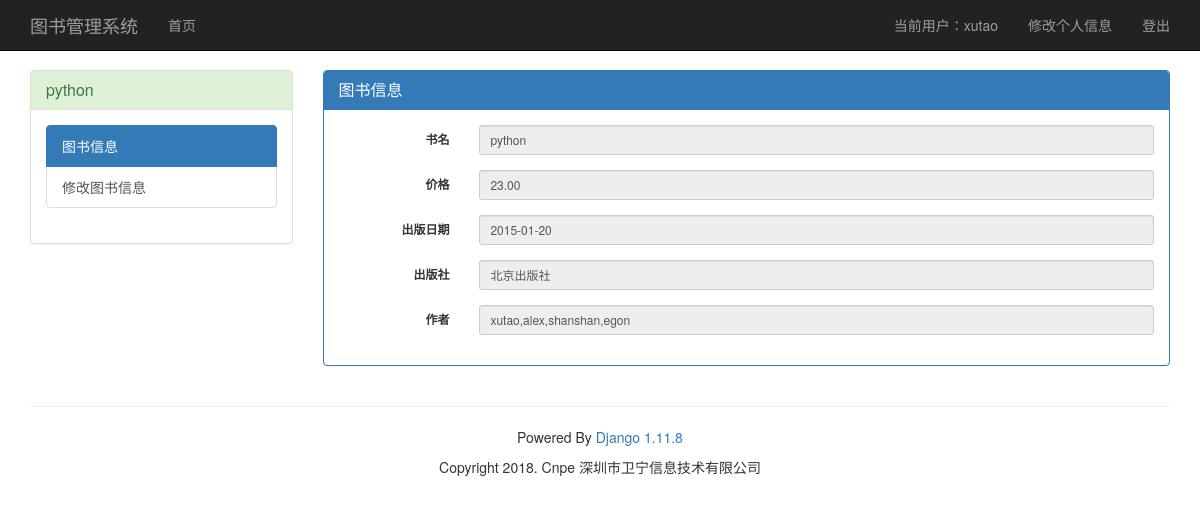
Page /manage/info/book/6 (signed in) on the committed database.
### book_app/models.py (models this page shows, shortened)
class UserInfo(AbstractUser):
    nid = models.BigAutoField(primary_key=True)
    nickname = models.CharField(verbose_name='昵称', max_length=32)
    telephone = models.CharField(max_length=11, blank=True, null=True, unique=True, verbose_name='手机号码')
    avatar = models.FileField(verbose_name='头像', upload_to='avatar/',default='avatar/default.png')
    create_time = models.DateTimeField(verbose_name='创建时间',auto_now_add=True)
    def __str__(self):
        return self.username

class Book(models.Model):
    nid = models.AutoField(primary_key=True)
    title = models.CharField(verbose_name="书名",max_length=32)
    price = models.DecimalField(verbose_name="价格",max_digits=10,decimal_places=2)
    date = models.DateField(verbose_name="出版日期",default="2018-01-20")
    publish = models.ForeignKey(verbose_name="出版社",to="Publish",to_field="nid", on_delete=models.CASCADE)
    authors = models.ManyToManyField("Author")

class Publish(models.Model):
    nid = models.AutoField(primary_key=True)
    title = models.CharField(max_length=50,verbose_name='名称')
    address = models.CharField(max_length=255,verbose_name='地址')
    def __str__(self):
        return self.title

class Author(models.Model):
    nid = models.AutoField(primary_key=True)
    name = models.CharField(max_length=32,verbose_name="名字")
    sex = models.IntegerField(choices=((0,'男'),(1,'女'),),verbose_name='性别')
    age = models.IntegerField(verbose_name='年龄')
    phone = models.CharField(max_length=11,blank=True,unique=True,verbose_name='手机号码')
    class Meta:
        unique_together = [
            ('name','phone'),
        ]

### book_app/views.py (the view)
# urls.py: url(r'^info/(?P<model_type>\w+)/(?P<nid>\d+)', book_views.info_handle),
@login_required
def info_handle(request, model_type, nid):
    try:
        str_model = getattr(hmodels, model_type.capitalize())
        if request.method == 'GET':
            obj = str_model.objects.get(nid=nid)
            if model_type != 'book':
                current_page = int(request.GET.get("page", 1))
                if model_type == 'author':
                    book_all = obj.book_set.all().order_by('nid')
                elif model_type == 'publish':
                    book_all = hmodels.Book.objects.filter(publish=obj).order_by('nid')
                paginator = CustomPagination(current_page, '/manage/info/%s/%s' % (model_type, nid), book_all,
                                             settings.PAGE_ROW_NUM)
                return render(request, '%s_info.html' % model_type,
                              {'obj': obj, 'book_list': paginator.res_list, 'page_html': paginator.html})
            else:
                model_form = hmform.BookModelForm(instance=obj)
                return render(request, 'book_info.html', {'model_form': model_form, 'obj': obj})
    except AttributeError:
        return redirect('/index/')

### book_app/model_form.py
class BookModelForm(ModelForm):
    class Meta:
        model = models.Book
        fields = "__all__"
        widgets = {
            "title":wid.TextInput(attrs={'class': "form-control" ,'placeholder': '书名'}),
            'price':wid.NumberInput(attrs={'class': "form-control" ,'placeholder': '价格'}),
            'date':wid.DateInput(attrs={'class': "form-control" ,'placeholder': '出版日期'}),
            'publish':wid.Select(attrs={'class': "form-control" ,'placeholder': '出版社'}),
            'authors':wid.SelectMultiple(attrs={'class': "form-control" ,'placeholder': '作者'}),
        }
        labels = {
            'authors':'作者'
        }

### book_app/templates/book_info.html (shortened to what this page needs)
{% extends 'base.html' %}
{% block content %}
<div class="col-md-3 sidebar">
    <div class="panel panel-success">
        <div class="panel-heading">
            <h3 class="panel-title">{{ obj.title }}</h3>
        </div>
        <div class="panel-body">
            <div class="list-group">
                <a href="/manage/info/book/{{ obj.nid }}" class="list-group-item active">图书信息</a>
                <a href="/manage/update/book/{{ obj.nid }}" class="list-group-item">修改图书信息</a>
            </div>
        </div>
    </div>
</div>
<div class="col-md-9">
    <div class="panel panel-primary">
        <div class="panel-heading">
            <h3 class="panel-title">图书信息</h3>
        </div>
        <div class="panel-body">
            <form class="form-horizontal" novalidate>
                <div class="form-group form-group-sm">
                    <label for="user" class="col-sm-2 control-label">书名</label>
                    <div class="col-sm-10">
                        <input class="form-control" type="text" readonly value="{{ obj.title }}">
                    </div>
                </div>
                <div class="form-group form-group-sm">
                    <label for="user" class="col-sm-2 control-label">价格</label>
                    <div class="col-sm-10">
                        <input class="form-control" type="text" readonly value="{{ obj.price }}">
                    </div>
                </div>
                <div class="form-group form-group-sm">
                    <label for="user" class="col-sm-2 control-label">出版日期</label>
                    <div class="col-sm-10">
                        <input class="form-control" type="text" readonly value="{{ obj.date.isoformat }}">
                    </div>
                </div>
                <div class="form-group form-group-sm">
                    <label for="user" class="col-sm-2 control-label">出版社</label>
                    <div class="col-sm-10">
                        <input class="form-control" type="text" readonly value="{{ obj.publish }}">
                    </div>
                </div>
                <div class="form-group form-group-sm">
                    <label for="user" class="col-sm-2 control-label">作者</label>
                    <div class="col-sm-10">
                        <input class="form-control" type="text" readonly value="{% for author in obj.authors.all %}{% if forloop.first %}{{ author.name }}{% else %},{{ author.name }}{% endif %}{% endfor %}">
                    </div>
                </div>
            </form>
        </div>
    </div>
</div>
{% endblock %}

### book_app/templates/base.html (shortened to what this page needs)
{% load staticfiles %}
<!DOCTYPE html>
<html lang="en">
<head>
	<link rel="stylesheet" href="{% static 'css/bootstrap.min.css' %}">
    <link rel="stylesheet" href="{% static 'css/custom.css' %}">
</head>
<body>
<nav class="navbar navbar-fixed-top navbar-inverse">
    <div class="container">
		<div class="navbar-header">
			<a class="navbar-brand" href="/index/">图书管理系统</a>
		</div>
        <div id="navbar" class="navbar-collapse collapse" aria-expanded="false">
            <ul class="nav navbar-nav">
				<li><a href="/index/">首页</a></li>
            </ul>
            <ul class="nav navbar-nav navbar-right">
           {% if request.user.is_authenticated %}
            <li><a href="#">当前用户：{{ request.user }}</a></li>
                    <li><a href="#">修改个人信息</a></li>
                    <li><a href="{% url 'logout' %}">登出</a></li>
            {% else %}
                {% block login_content %}
                <li><a href="{% url 'login' %}">登录</a></li>
                <li><a href="{% url 'register' %}">注册</a></li>
                {% endblock %}
            {% endif%}
            </ul>
        </div>
    </div>
</nav>
<div class="container">
        <div class="row">
            {% block content %}
            {% endblock %}
        </div>
        <hr>
        <div class="row">
            <div class="text-center">
            <p> Powered By <a href="/admin">Django 1.11.8</a></p>
            <p> Copyright 2018. Cnpe 深圳市卫宁信息技术有限公司</p>
            </div>
        </div>
</div>
</body>
</html>

### book_app/templates/base.html (style rules this page uses)
* { margin: 0; padding: 0; }
body { padding-top: 70px; }

### rows in the picture
UserInfo: user "xutao"
Book: title "python", price "23.00", date "2015-01-20", publish "北京出版社", nid.name "xutao,alex,shanshan,egon"
